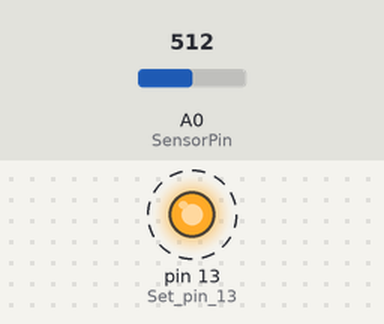
The sketch below on a simulated Arduino Uno, built with avr-gcc and run on an emulated ATmega328P. Shown: output pins drawn as LEDs (lit = HIGH). Dashed ring = blinking. The test bench sets the inputs (shaded band); at power-on: A0 (SensorPin) = 512. What the sketch prints to the serial monitor is not drawn.

Above: at 0.5 s.
Timing chart, 0 to 3.0 s (numbered marks = the images above):
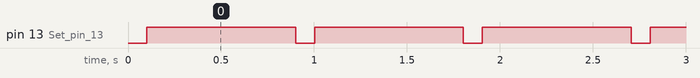

Measured:
- by itself, pin 13 (Set_pin_13): alternates HIGH for 0.80 s and LOW for 0.10 s

The sketch:

pH_Code.ino
```cpp
#define SensorPin A0          // Define the pin to which the pH meter Analog output is connected

const int MaxOperVolt = 5;    // Maximum operating voltage of the Arduino (in volts)
const int MaxVoltatpH14 = 4;  // Maximum voltage output of the pH amplifier at pH 14 (in volts)
const int MaxADCout = 1024;   // Maximum output of the analog-to-digital converter (ADC)
const int avgCount = 6;       // Number of readings to average for smoothing
const int Decimal = 2;        // Decimal point of the ph output

float phPerVolt;              // Ratio of pH change per volt

unsigned long int avgValue;   // Store the average value of the sensor feedback
float b;                      // Unused variable

int buf[10],temp;             // Array to store raw sensor readings, temporary variable

void setup() {
  pinMode(13,OUTPUT);         // Set pin 13 (LED) as an output
  Serial.begin(9600);         // Initialize serial communication at 9600 baud rate
  Serial.println("Ready");    // Print "Ready" message to the serial monitor

  phPerVolt = 14.0 / MaxVoltatpH14;  // Calculate the ratio of pH change per volt
}

void loop() {
  for(int i=0;i<10;i++) {     // Loop to take 10 sample readings from the sensor
    buf[i]=analogRead(SensorPin); // Read analog value from the sensor and store it in the buffer
    delay(10);                // Delay for stability
  }

  for(int i=0;i<9;i++) {      // Sorting the readings in ascending order
    for(int j=i+1;j<10;j++) {
      if(buf[i]>buf[j]) {
        temp=buf[i];
        buf[i]=buf[j];
        buf[j]=temp;
      }
    }
  }

  avgValue=0;                 // Initialize average value
  for(int i=2;i<8;i++) {      // Taking the average of the middle 6 readings
    avgValue+=buf[i];
  }

  // Convert the analog reading to millivolts
  float millivolts = (float)avgValue * MaxOperVolt / MaxADCout / avgCount;

  // Convert millivolts to pH value using the linear relationship
  float pHValue = millivolts * phPerVolt;

  Serial.print("    pH:");    // Print the pH value to the serial monitor
  Serial.print(pHValue, Decimal);   // Print pH value with two decimal places
  Serial.println(" ");        // Print a newline character

  digitalWrite(13, HIGH);     // Turn on the LED on pin 13
  delay(800);                 // Delay for 800 milliseconds
  digitalWrite(13, LOW);      // Turn off the LED
}
```
